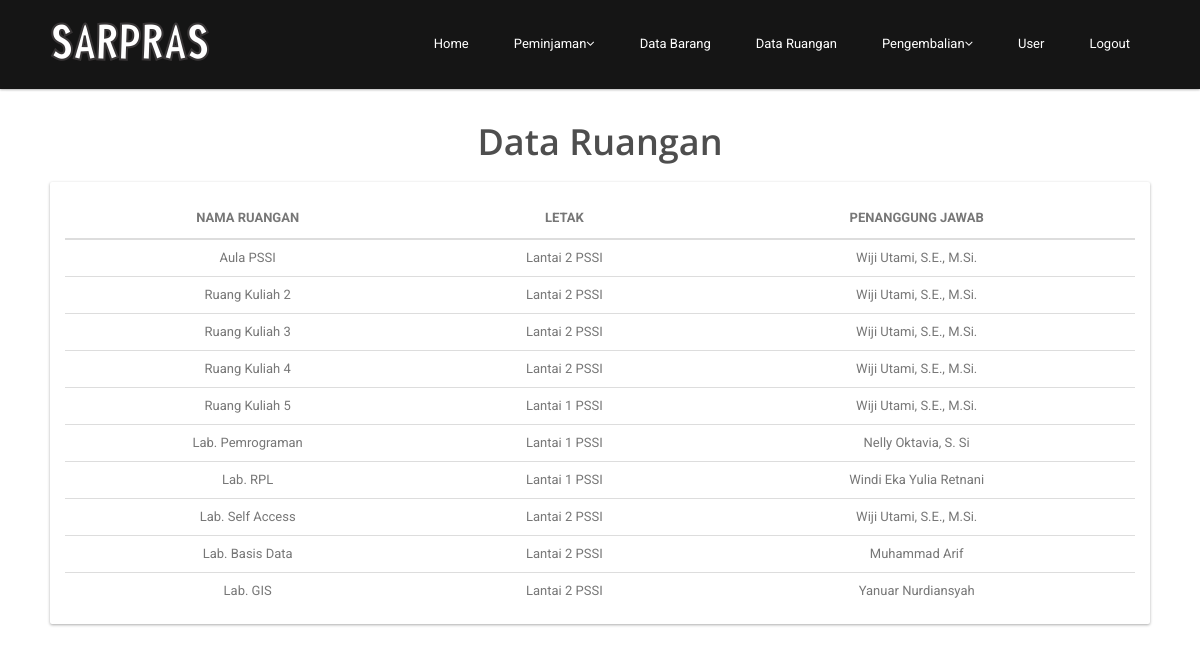
/ruangan (signed in), run on the app's committed database.
### tables this page shows
CREATE TABLE `tb_ruangan` (
  `id` int(10) UNSIGNED NOT NULL,
  `nama_ruangan` varchar(255) NOT NULL,
  `letak` varchar(255) NOT NULL,
  `penanggung_jawab_id` int(3) NOT NULL,
  `created_at` timestamp NULL DEFAULT NULL,
  `updated_at` timestamp NULL DEFAULT NULL
);

CREATE TABLE `tb_penanggung_jawab` (
  `id` int(3) NOT NULL,
  `nama_pj` varchar(50) NOT NULL,
  `username` varchar(50) NOT NULL
);

### app/controller/ruangan.php (called while the page is built, shortened)
<?php
class ruangan extends controller {
    function __construct()
    {
        $this->model = $this->model->load('ruangan');
    }
    function index(){
        $this->view->data = $this->model->getData();
        $this->view->display('ruangan','admin');
    }
  }

### index.php (called while the page is built, shortened)
<?php
require 'config/database.php';
require 'libs/controller.php';
require 'libs/model.php';
require 'libs/database.php';
$app = new routing();

### libs/database.php (called while the page is built, shortened)
<?php
class database extends PDO {
    public function selectAll($query, $fetchMode = PDO::FETCH_ASSOC) {
        try {
            $stmt = $this->prepare($query);
            $stmt->execute();
            return $stmt->fetchAll($fetchMode);
        } catch (PDOException $e) {
            echo $e->getMessage();
        }
    }
}

### app/model/m_ruangan.php (called while the page is built, shortened)
<?php
class m_ruangan extends model {
    function getData() {
        return $this->db->selectAll("SELECT * FROM tb_ruangan r join tb_penanggung_jawab pj ON r.penanggung_jawab_id = pj.id");
    }
  }

### libs/controller.php (called while the page is built, shortened)
<?php
class controller {
    function __construct() {
        $this->model = new model();
    }
}

### libs/model.php (called while the page is built, shortened)
<?php
class model {
    function __construct() {
        $this->db = new database();
    }
    function load($model) {
        $path = 'app/model/m_' . $model . '.php';
        if (file_exists($path)) {
            return new $modelName();
        } else {
            echo 'Kesalahan: m_' . $model . '.php tidak ditemukan';
        }
    }
}

### app/view/admin/v_ruangan.php (the view, shortened to what this page needs)
<?php require_once(__DIR__.'/../part/header.php');?>
<div id="page-login" class="page-logreg">
    <div id="main">
        <div class="container clearfix">
          <br>
          <br>
          <br>
          <br>
          <div class="center wow fadeInDown">
              <h2>Data Ruangan</h2>
          </div>
            <div class="card clearfix section">
                <div class="card-body">
                    <div class="desktop">
                        <table>
                            <thead>
                            <tr>
                                <th>Nama Ruangan</th>
                                <th>Letak</th>
                                <th>Penanggung Jawab</th>
                            </tr>
                            </thead>
                            <tbody>
                            <?php foreach ($this->data as $key => $value){?>
                            <tr>
                                <td><?php echo $value['nama_ruangan'] ?></td>
                                <td><?php echo $value['letak'] ?></td>
                                <td><?php echo $value['nama_pj'] ?></td>
                            </tr>
                            <?php } ?>
                            </tbody>
                        </table>
                    </div>
                </div>
            </div>
        </div>
    </div>

### public/css/main.css (style rules this page uses)
h1, h2, h3, h4, h5, h6 { font-weight: 600; font-family: 'Open Sans', sans-serif; color:#4e4e4e; }
h2 { font-size: 20px; }
.center h2 { font-size: 36px; margin-top: 0; margin-bottom: 20px; }
.center { text-align: center; }

### public/css/style.css (style rules this page uses)
.container { width: 1100px; padding: 0px }
.card { position: relative; background-color: #fff; color: #313534; border-radius: 2px; -webkit-box-shadow: 0 1px 3px 0 rgba(0, 0, 0, 0.33); box-shadow: 0 1px 3px 0 rgba(0, 0, 0, 0.33) }
.card-body { padding: 15px; position: relative }
table { width: 100%; color: #777 }
table th { vertical-align: middle; text-transform: uppercase; padding: 8px; text-align: center; line-height: 25px; border-bottom: 2px solid #ddd }
table tbody td { padding: 8px; border-top: 1px solid #ddd; vertical-align: top; line-height: 20px; text-align: center; vertical-align: middle; }
#main { margin: 70px 0px 0px }

### data on the page
tb_ruangan: nama_ruangan "Aula PSSI", letak "Lantai 2 PSSI", penanggung_jawab.nama_pj "Wiji Utami, S.E., M.Si."
tb_ruangan: nama_ruangan "Ruang Kuliah 2", letak "Lantai 2 PSSI", penanggung_jawab.nama_pj "Wiji Utami, S.E., M.Si."
tb_ruangan: nama_ruangan "Ruang Kuliah 3", letak "Lantai 2 PSSI", penanggung_jawab.nama_pj "Wiji Utami, S.E., M.Si."
tb_ruangan: nama_ruangan "Ruang Kuliah 4", letak "Lantai 2 PSSI", penanggung_jawab.nama_pj "Wiji Utami, S.E., M.Si."
tb_ruangan: nama_ruangan "Ruang Kuliah 5", letak "Lantai 1 PSSI", penanggung_jawab.nama_pj "Wiji Utami, S.E., M.Si."
tb_ruangan: nama_ruangan "Lab. Pemrograman", letak "Lantai 1 PSSI", penanggung_jawab.nama_pj "Nelly Oktavia, S. Si"
tb_ruangan: nama_ruangan "Lab. RPL", letak "Lantai 1 PSSI", penanggung_jawab.nama_pj "Windi Eka Yulia Retnani"
tb_ruangan: nama_ruangan "Lab. Self Access", letak "Lantai 2 PSSI", penanggung_jawab.nama_pj "Wiji Utami, S.E., M.Si."
tb_ruangan: nama_ruangan "Lab. Basis Data", letak "Lantai 2 PSSI", penanggung_jawab.nama_pj "Muhammad Arif"
tb_ruangan: nama_ruangan "Lab. GIS", letak "Lantai 2 PSSI", penanggung_jawab.nama_pj "Yanuar Nurdiansyah"
